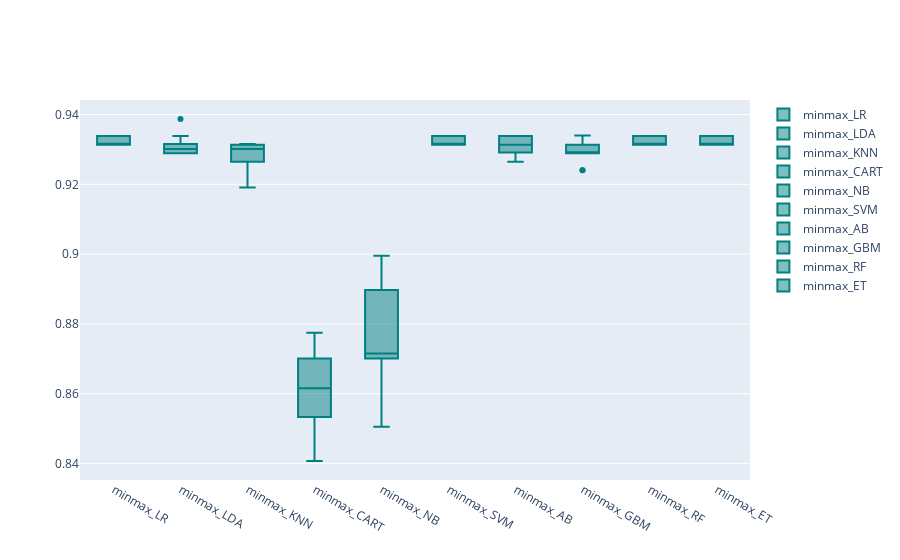

Notebook code for this chart:
### Markdown cell above
## 4.1.3 MinMax标准化方法(第一次)

### Code cell
models = GetScaledModel('minmax')
names,results = BasedLine2(X_train, y_train, models)
PlotBoxR().PlotResult(names, results)

scaledScoreMinMax = ScoreDataFrame(names, results)
compareModels = pd.concat([basedLineScore,
                           scaledScoreStandard,
                           scaledScoreMinMax], axis = 1)
compareModels

### Figure 1 — Plotly figure (JSON) as saved in the notebook; plotly's stock layout.template omitted (floating-point values rounded to 4 significant figures)
{"data": [{"marker": {"color": "rgb(0, 128, 128)"}, "name": "minmax_LR", "y": [0.9315, 0.9315, 0.9338, 0.9338, 0.9338, 0.9338, 0.9314, 0.9314, 0.9314, 0.9314], "type": "box"}, {"marker": {"color": "rgb(0, 128, 128)"}, "name": "minmax_LDA", "y": [0.9315, 0.9315, 0.9338, 0.9387, 0.9314, 0.9289, 0.9289, 0.9289, 0.9289, 0.9289], "type": "box"}, {"marker": {"color": "rgb(0, 128, 128)"}, "name": "minmax_KNN", "y": [0.9315, 0.9315, 0.9314, 0.9265, 0.9265, 0.9314, 0.9216, 0.9314, 0.9289, 0.9191], "type": "box"}, {"marker": {"color": "rgb(0, 128, 128)"}, "name": "minmax_CART", "y": [0.8533, 0.8557, 0.8407, 0.8775, 0.8627, 0.8725, 0.8603, 0.8407, 0.8701, 0.8676], "type": "box"}, {"marker": {"color": "rgb(0, 128, 128)"}, "name": "minmax_NB", "y": [0.8704, 0.8704, 0.8995, 0.8848, 0.8701, 0.8922, 0.8652, 0.8505, 0.8725, 0.8897], "type": "box"}, {"marker": {"color": "rgb(0, 128, 128)"}, "name": "minmax_SVM", "y": [0.9315, 0.9315, 0.9338, 0.9338, 0.9338, 0.9338, 0.9314, 0.9314, 0.9314, 0.9314], "type": "box"}, {"marker": {"color": "rgb(0, 128, 128)"}, "name": "minmax_AB", "y": [0.9291, 0.9291, 0.9338, 0.9314, 0.9338, 0.9338, 0.9314, 0.9265, 0.9289, 0.9314], "type": "box"}, {"marker": {"color": "rgb(0, 128, 128)"}, "name": "minmax_GBM", "y": [0.934, 0.9291, 0.9289, 0.9314, 0.9289, 0.9314, 0.9314, 0.924, 0.924, 0.9289], "type": "box"}, {"marker": {"color": "rgb(0, 128, 128)"}, "name": "minmax_RF", "y": [0.9315, 0.9315, 0.9338, 0.9338, 0.9338, 0.9338, 0.9314, 0.9314, 0.9314, 0.9314], "type": "box"}, {"marker": {"color": "rgb(0, 128, 128)"}, "name": "minmax_ET", "y": [0.9315, 0.9315, 0.9338, 0.9338, 0.9338, 0.9338, 0.9314, 0.9314, 0.9314, 0.9314], "type": "box"}], "layout": {}}
